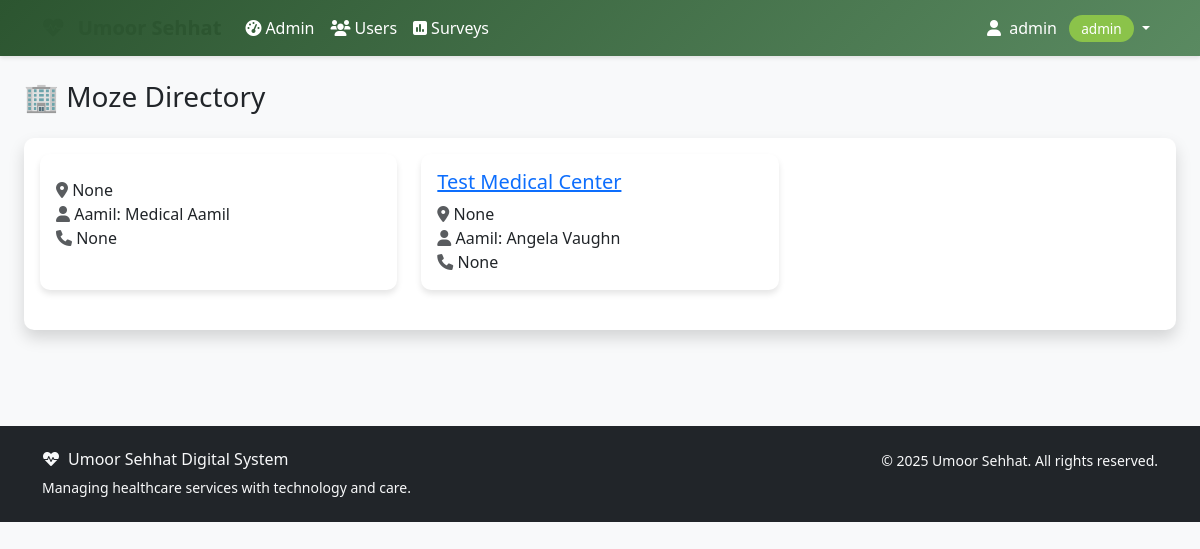
Before: /moze/list/ (signed in) with the older database file.
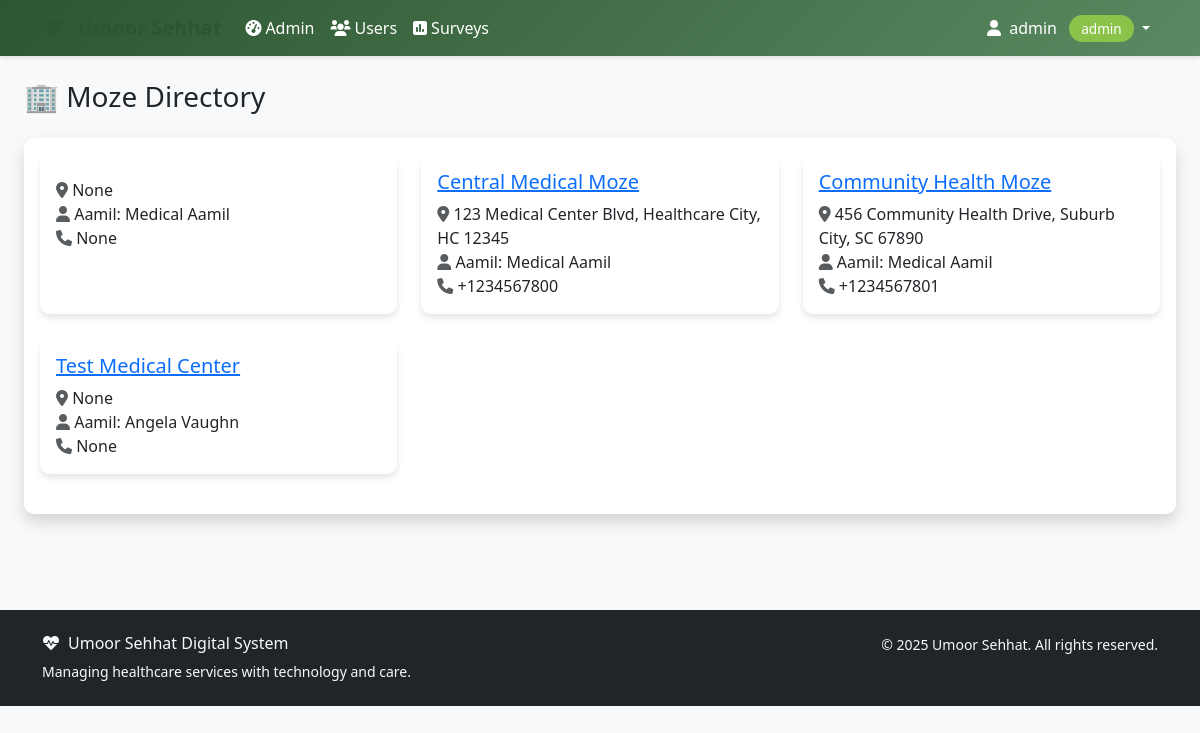
After: the same page with the newer database file.
### accounts/models.py (models this page shows, shortened)
class User(AbstractUser):
    ROLE_CHOICES = [
        ('aamil', 'Aamil'),
        ('moze_coordinator', 'Moze Coordinator'),
        ('doctor', 'Doctor'),
        ('student', 'Student'),
        ('badri_mahal_admin', 'Badri Mahal Admin'),
    ]
    role = models.CharField(max_length=20, choices=ROLE_CHOICES, default='student')
    its_id = models.CharField(
        max_length=8,
        unique=True,
        null=True,
        blank=True,
        validators=[RegexValidator(
            regex=r'^\d{8}$',
            message='ITS ID must be exactly 8 digits',
            code='invalid_its_id'
        )],
        help_text='8-digit ITS ID'
    )
    phone_number = models.CharField(max_length=15, blank=True, null=True)
    profile_photo = models.ImageField(upload_to='profile_photos/', blank=True, null=True)
    arabic_name = models.CharField(max_length=100, blank=True, null=True)
    age = models.PositiveIntegerField(blank=True, null=True)
    verified_certificate = models.FileField(upload_to='certificates/', blank=True, null=True)
    specialty = models.CharField(max_length=100, blank=True, null=True)
    college = models.CharField(max_length=100, blank=True, null=True)  # For students
    specialization = models.CharField(max_length=100, blank=True, null=True)  # For students
    created_at = models.DateTimeField(auto_now_add=True)
    updated_at = models.DateTimeField(auto_now=True)
    def get_full_name(self):
        if self.arabic_name:
            return self.arabic_name
        return super().get_full_name() or self.username
    @property
    def is_aamil(self):
        return self.role == 'aamil'
    @property
    def is_moze_coordinator(self):
        return self.role == 'moze_coordinator'
    @property
    def is_doctor(self):
        return self.role == 'doctor'
    @property
    def is_student(self):
        return self.role == 'student'
    @property
    def is_admin(self):
        return self.role == 'badri_mahal_admin' or self.is_superuser
    class Meta:
        verbose_name = 'User'
        verbose_name_plural = 'Users'
        ordering = ['first_name', 'last_name']

### moze/models.py (models this page shows, shortened)
class Moze(models.Model):
    name = models.CharField(max_length=100, unique=True)
    location = models.CharField(max_length=200)
    address = models.TextField(blank=True, null=True)
    aamil = models.ForeignKey(
        settings.AUTH_USER_MODEL,
        on_delete=models.CASCADE,
        related_name='managed_mozes',
        limit_choices_to={'role': 'aamil'}
    )
    team_members = models.ManyToManyField(
        settings.AUTH_USER_MODEL,
        related_name='moze_teams',
        blank=True,
        help_text='Team members assigned to this Moze'
    )
    moze_coordinator = models.ForeignKey(
        settings.AUTH_USER_MODEL,
        on_delete=models.SET_NULL,
        null=True,
        blank=True,
        related_name='coordinated_mozes',
        limit_choices_to={'role': 'moze_coordinator'}
    )
    established_date = models.DateField(blank=True, null=True)
    is_active = models.BooleanField(default=True)
    capacity = models.PositiveIntegerField(default=100, help_text='Maximum patient capacity')
    contact_phone = models.CharField(max_length=15, blank=True, null=True)
    contact_email = models.EmailField(blank=True, null=True)
    created_at = models.DateTimeField(auto_now_add=True)
    updated_at = models.DateTimeField(auto_now=True)
    class Meta:
        verbose_name = 'Moze'
        verbose_name_plural = 'Mozes'
        ordering = ['name']

### moze/views.py (the view, shortened to what this page needs)
class MozeListView(LoginRequiredMixin, MozeAccessMixin, ListView):
    model = Moze
    template_name = 'moze/moze_list.html'
    context_object_name = 'mozes'
    paginate_by = 12
    def get_queryset(self):
        user = self.request.user
        if user.role == 'admin':
            queryset = Moze.objects.all()
        elif user.role == 'aamil':
            queryset = user.managed_mozes.all()
        elif user.role == 'moze_coordinator':
            queryset = user.coordinated_mozes.all()
        else:
            queryset = Moze.objects.none()
        search = self.request.GET.get('search')
        status = self.request.GET.get('status')
        if status == 'active':
            queryset = queryset.filter(is_active=True)
        elif status == 'inactive':
            queryset = queryset.filter(is_active=False)
        location = self.request.GET.get('location')
        if location:
            queryset = queryset.filter(location__icontains=location)
        return queryset.select_related('aamil', 'moze_coordinator').prefetch_related('team_members')
    def get_context_data(self, **kwargs):
        context = super().get_context_data(**kwargs)
        context['search_query'] = self.request.GET.get('search', '')
        context['status_filter'] = self.request.GET.get('status', '')
        context['location_filter'] = self.request.GET.get('location', '')
        context['locations'] = Moze.objects.values_list('location', flat=True).distinct()
        return context

### moze/views.py (called while the page is built)
    def test_func(self):
        return (self.request.user.role == 'admin' or
                self.request.user.role == 'aamil' or
                self.request.user.role == 'moze_coordinator')

### templates/moze/moze_list.html (shortened to what this page needs)
{% extends 'base.html' %}
{% block content %}
<div class="container-fluid">
    <div class="row mb-4">
        <div class="col-12">
            <h1 class="h3 mb-0 text-gray-800">🏢 Moze Directory</h1>
        </div>
    </div>
    <div class="card shadow mb-4">
        <div class="card-body">
            {% if mozes %}
                <div class="row">
                    {% for moze in mozes %}
                    <div class="col-md-6 col-lg-4 mb-4">
                        <div class="card h-100">
                            <div class="card-body">
                                <h5 class="card-title">
                                    <a href="{% url 'moze:detail' moze.pk %}">{{ moze.name }}</a>
                                </h5>
                                <p class="card-text">
                                    <i class="fas fa-map-marker-alt text-muted"></i> {{ moze.address }}<br>
                                    <i class="fas fa-user text-muted"></i> Aamil: {{ moze.aamil.get_full_name }}<br>
                                    <i class="fas fa-phone text-muted"></i> {{ moze.contact_phone }}
                                </p>
                            </div>
                        </div>
                    </div>
                    {% endfor %}
                </div>
            {% else %}
                <p class="text-muted">No mozes registered yet.</p>
            {% endif %}
        </div>
    </div>
</div>
{% endblock %}

### templates/base.html (shortened to what this page needs)
<!DOCTYPE html>
<html lang="en">
<head>
    <link href="https://cdn.jsdelivr.net/npm/bootstrap@5.3.0/dist/css/bootstrap.min.css" rel="stylesheet">
    <link href="https://cdnjs.cloudflare.com/ajax/libs/font-awesome/6.0.0/css/all.min.css" rel="stylesheet">
</head>
<body>
    <nav class="navbar navbar-expand-lg navbar-custom">
        <div class="container">
            <a class="navbar-brand text-white" href="{% url 'dashboard' %}">
                <i class="fas fa-heartbeat me-2"></i>
            </a>
            <div class="collapse navbar-collapse" id="navbarNav">
                {% if user.is_authenticated %}
                    <ul class="navbar-nav me-auto">
                        {% if user.is_admin %}
                            <li class="nav-item">
                                <a class="nav-link" href="{% url 'admin:index' %}">
                                    <i class="fas fa-tachometer-alt me-1"></i>Admin
                                </a>
                            </li>
                            <li class="nav-item">
                                <a class="nav-link" href="{% url 'accounts:user_list' %}">
                                    <i class="fas fa-users me-1"></i>Users
                                </a>
                            </li>
                        {% endif %}
                        <li class="nav-item">
                            <a class="nav-link" href="#">
                                <i class="fas fa-poll me-1"></i>Surveys
                            </a>
                        </li>
                    </ul>
                    <ul class="navbar-nav">
                        <li class="nav-item dropdown">
                            <a class="nav-link dropdown-toggle" href="#" id="navbarDropdown" role="button" data-bs-toggle="dropdown">
                                <i class="fas fa-user me-1"></i>
                                {{ user.get_full_name|default:user.username }}
                                <span class="role-badge ms-2">{{ user.get_role_display }}</span>
                            </a>
                        </li>
                    </ul>
                {% endif %}
            </div>
        </div>
    </nav>
    <main class="container-fluid py-4">
        {% block content %}{% endblock %}
    </main>
    <footer class="bg-dark text-light py-4 mt-5">
        <div class="container">
            <div class="row">
                <div class="col-md-6">
                    <h6><i class="fas fa-heartbeat me-2"></i>Umoor Sehhat Digital System</h6>
                    <p class="small mb-0">Managing healthcare services with technology and care.</p>
                </div>
                <div class="col-md-6 text-md-end">
                    <p class="small mb-0">
                        &copy; {% now "Y" %} Umoor Sehhat. All rights reserved.
                    </p>
                </div>
            </div>
        </div>
    </footer>
</body>
</html>

### templates/base.html (style rules this page uses)
:root { --primary-color: #2c5530; --secondary-color: #5a8a61; --accent-color: #8bc34a; --text-dark: #2d3436; --bg-light: #f8f9fa; }
body { font-family: 'Segoe UI', Tahoma, Geneva, Verdana, sans-serif; background-color: var(--bg-light); }
.navbar-brand { font-weight: bold; color: var(--primary-color) !important; }
.navbar-custom { background: linear-gradient(135deg, var(--primary-color), var(--secondary-color)); box-shadow: 0 2px 4px rgba(0,0,0,.1); }
.navbar-custom .navbar-nav .nav-link { color: white !important; font-weight: 500; transition: all 0.3s ease; }
.card { border: none; border-radius: 10px; box-shadow: 0 4px 6px rgba(0,0,0,.1); transition: transform 0.3s ease; }
.role-badge { background: var(--accent-color); color: white; padding: 4px 12px; border-radius: 20px; font-size: 0.85rem; font-weight: 500; }

Changed rows visible on the page:
added Moze: name "Central Medical Moze", address "123 Medical Center Blvd, Healthcare City, HC 12345", aamil.get_full_name "Medical Aamil", contact_phone "+1234567800"
added Moze: name "Community Health Moze", address "456 Community Health Drive, Suburb City, SC 67890", aamil.get_full_name "Medical Aamil", contact_phone "+1234567801"
